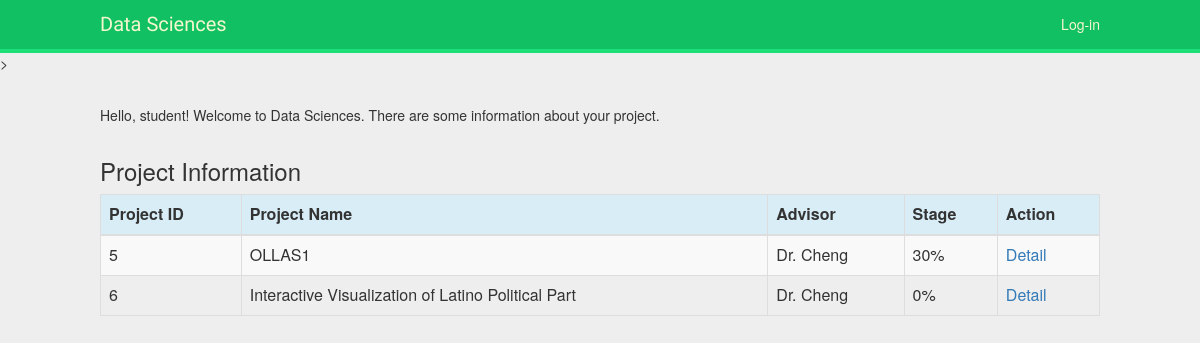
Screenshot of /student_access/ with the database file from the repository.
### student_access/models.py (models this page shows, shortened)
class Project(models.Model):
    name = models.CharField(max_length=50)
    advisor = models.CharField(max_length=200)
    stage = models.CharField(max_length=50)
    description = models.TextField(blank=True)
    note = models.TextField(blank=True)

### student_access/views.py (the view)
def student_list(request, template_name='student_access/sa_list.html'):
    project =Project.objects.all()
    data = {}
    data['object_list'] = project
    return render(request, template_name, data)

### student_access/templates/student_access/sa_list.html (shortened to what this page needs)
{% extends "base.html" %}
{% block content %}
<head>
     <link rel="stylesheet" href="https://maxcdn.bootstrapcdn.com/bootstrap/3.3.4/css/bootstrap.min.css">
</head>
<body>
<p>Hello, student! Welcome to Data Sciences. There are some information about your project.</p>
<div class="row">
        <h3 style="padding-left: 15Px">Project Information</h3>
</div>
<table class="table table-striped table-bordered table-hover">
    <thead>
    <tr class="bg-info">
        <th>Project ID</th>
        <th>Project Name</th>
        <th>Advisor</th>
        <th>Stage</th>
        <th>Action</th>
    </tr>
    </thead>
    <tbody>
    {% for project in object_list %}
    <tr>
        <td>{{ project.id}}</td>
        <td>{{ project.name }}</td>
        <td>{{ project.advisor }}</td>
        <td>{{ project.stage }}</td>
        <td><a href="{% url 'student_access:detail' project.id %}">Detail</a>
    </tr>
    {% endfor %}
    </tbody>
</table>
</body>
{% endblock %}

### student_access/static/css/base.css (style rules this page uses)
body { margin:0; padding:0; font-family:helvetica, sans-serif; }
p { line-height: 1.8; }
a { color:#12c064; text-decoration:none; }
h1, h2, h3, h4, h5 , h6 { font-family: 'Muli', sans-serif; font-weight:normal; }

### student_access/templates/student_access/sa_list.html (style rules this page uses)
body { background-color: #eee; }

### rows the page displays
Project: id "5", name "OLLAS1", advisor "Dr. Cheng", stage "30%"
Project: id "6", name "Interactive Visualization of Latino Political Part", advisor "Dr. Cheng", stage "0%"
